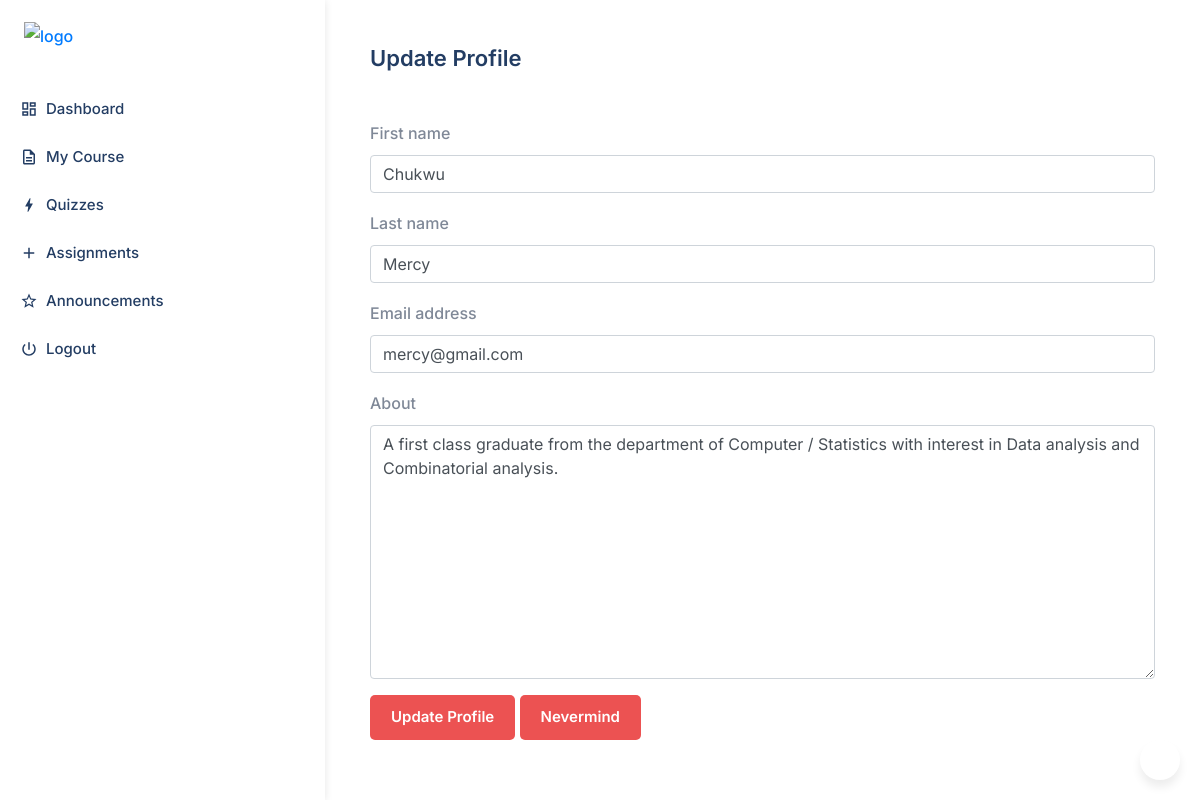
/instructor/update-profile/ (signed in), run on the app's committed database.
### courses/models.py (models this page shows, shortened)
class User(AbstractUser):
    is_instructor = models.BooleanField(default=True)

class InstructorProfile(models.Model):
    user = models.OneToOneField(
        User,
        on_delete=models.CASCADE,
        null=True,
        related_name='instructor_profile')
    about = models.TextField(blank=True)

### courses/views.py (the view)
@login_required
def instructor_update_profile(request):
    if request.method == 'POST':
        user_form = UserForm(request.POST, instance=request.user)
        profile_form = InstructorProfileForm(
            request.POST, instance=request.user.instructor_profile)
        if user_form.is_valid() and profile_form.is_valid():
            user_form.save()
            profile_form.save()
            messages.success(request, 'Your profile was successully updated.')
            return redirect('instructor_dashboard')
        else:
            messages.error(
                request, 'Error updating your profile. Please check below.')
    else:
        user_form = UserForm(instance=request.user)
        profile_form = InstructorProfileForm(
            instance=request.user.instructor_profile)
    return render(request,
                  'instructor_profile_form.html',
                  {'user_form': user_form,
                   'profile_form': profile_form})

### courses/forms.py
class UserForm(forms.ModelForm):
    class Meta:
        model = User
        fields = ['first_name', 'last_name', 'email']

class InstructorProfileForm(forms.ModelForm):
    class Meta:
        model = InstructorProfile
        fields = ['about']

### templates/instructor_profile_form.html (shortened to what this page needs)
{% extends "base_dashboard.html" %}
{% load crispy_forms_tags %}
{% block dashboard %}
    <section class="dashboard-area">
        {% include 'partials/_instructor_dashboard_menu.html' %}
        <div class="dashboard-content-wrap">
            <div class="container-fluid">
                <div class="dashboard-heading pb-5">
                    <h3 class="fs-22 font-weight-semi-bold">Update Profile</h3>
                </div>
                <form action="." method="post">
                    {{ user_form|crispy }}
                    {{ profile_form|crispy }}
                    <div class="course-submit-btn-box pb-4">
                        <button class="btn theme-btn" type="submit">Update Profile</button>
                        <a href="{% url 'instructor_dashboard' %}" class="btn theme-btn" role="button">Nevermind</a>
                    </div>
                </form>
            </div>
        </div>
    </section>
{% endblock dashboard %}

### data on the page
User: first_name "Chukwu", last_name "Mercy", email "mercy@gmail.com"
InstructorProfile: about "A first class graduate from the department of Computer / Statistics with interest in Data analysis and Combinatorial analysis."
